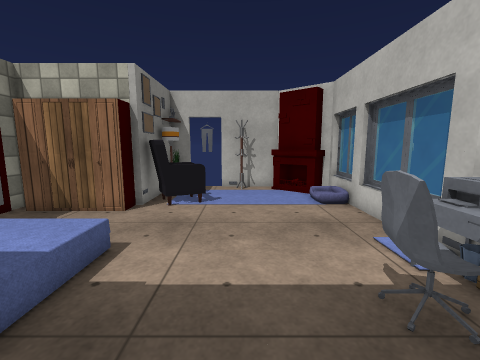
View 1 (above)

12 first-person views from a walk through a Unity game level. The camera is 1.3 m above the floor, tilts 8° down and sees 90° across. Doors are open. The floor is counted in squares, 0.5 m on a side. Each view is taken from the middle of a square. On the plan, view 1 faces up. The plan holds only what a view shows up to about 17 squares ahead; the rest is blank. The place goes on beyond the plan. The player is left out. Some animated figures are not drawn. Some surface patterns are stand-ins.

View 2
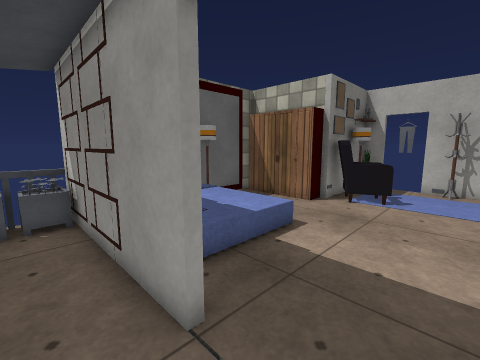

View 3
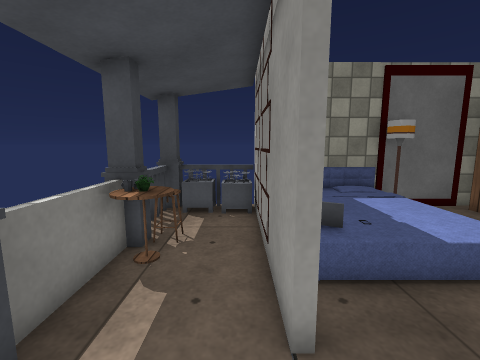

View 4
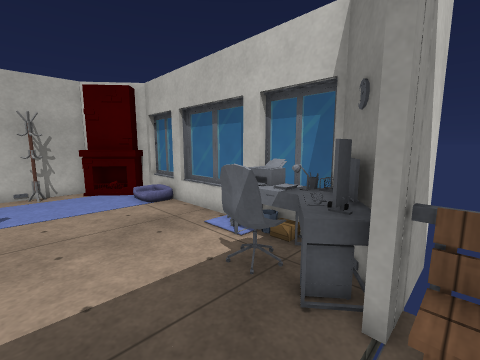

View 5
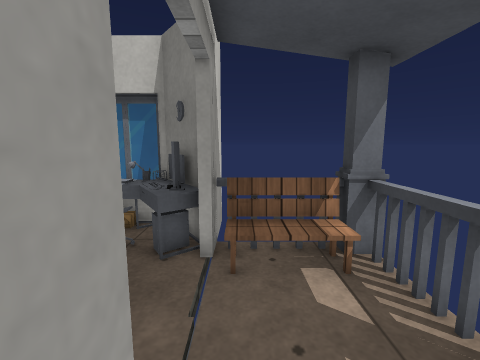

View 6
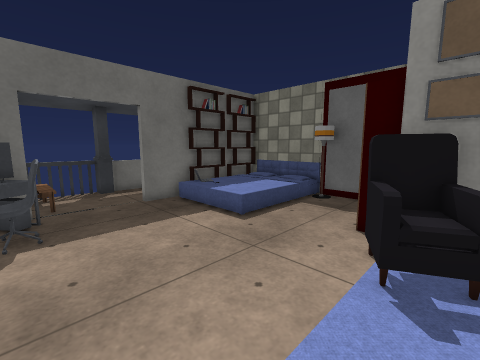

View 7
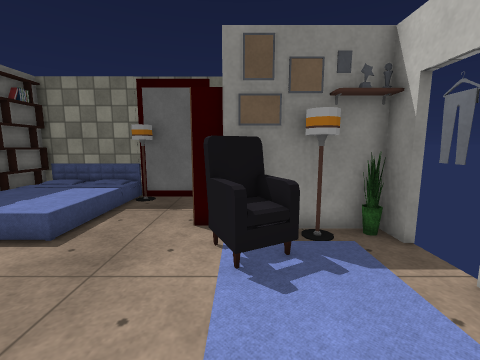

View 8
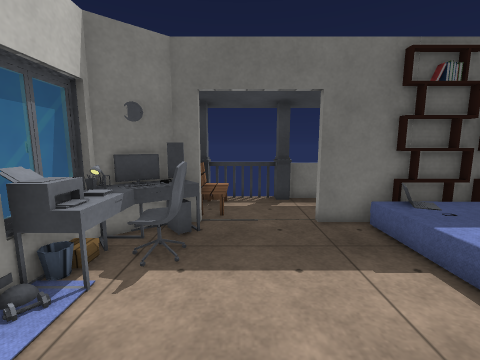

View 9
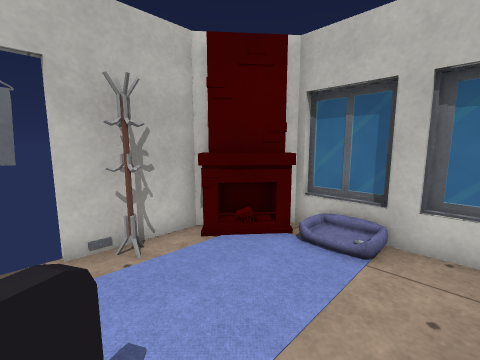

View 10
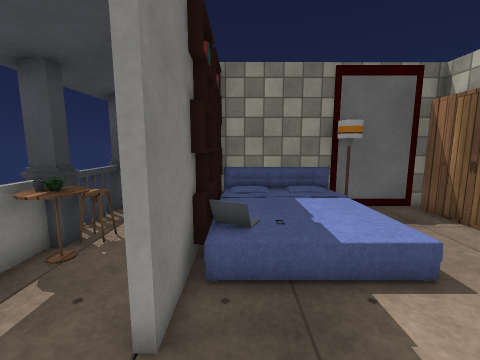

View 11
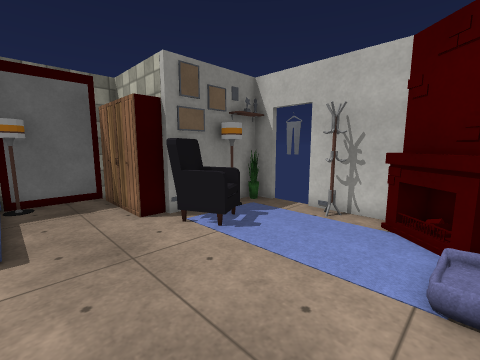

View 12
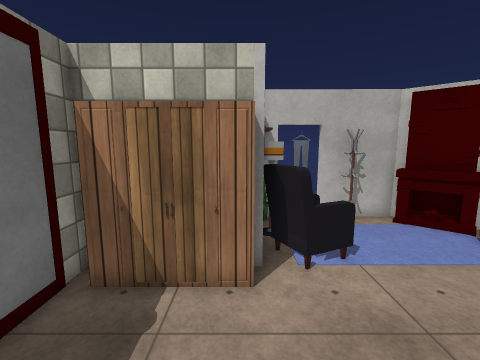

### Floor plan
Key: @ floor where view 1 was taken; # wall or solid block; . main floor; : floor 0.5 m higher than the main floor; / step, stairs or slope; D open door; = window, fence, low wall or low ledge; O other object.
Columns run from 10 left of view 1 to 6 right of it. Each row starts with its distance up from view 1.
 16       #DDD####
 15       #DO ##O#
 14       #.....OOO#
 13       OO     OO##
 12       OOO    . O#
 11  #   #OOOO.....O#
 10  O   OOO.......##
  9  OOOOO.........=
  8  #.............=
  7  #.............=
  6  OO////........#
  5  #     .......OO
  4  O   : .....OOOO#
  3  #     .....OOOO#
  2  #     .....OOO##
  1 ##O#OOO#DDDDD###
  0  OO.......@.O
 -1  OO.........OO
 -2  OO.OOO.....OO
 -3 OOOOOOO==OOOOO

Positions as (right, up) in squares from view 1, and headings:
1: (0, 0), facing up
2: (1, -1), facing up-left
3: (1, 0), facing left
4: (-1, 0), facing up-right
5: (-3, 0), facing right
6: (3, 12), facing down-left
7: (3, 11), facing left
8: (1, 9), facing down
9: (-2, 9), facing up-right
10: (1, 2), facing left
11: (4, 6), facing up-left
12: (-5, 4), facing up
